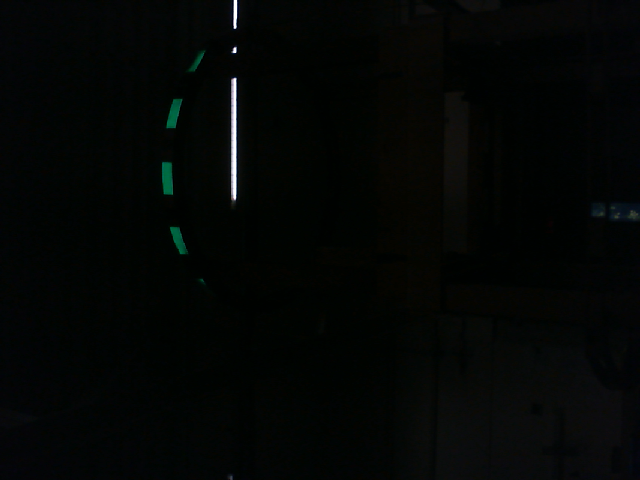
#> input picture Interpolation/Interpolation_images/106.25_images/106.25_11.0.png, 640 x 480 px, given in place of the camera
$ python main.py
#> lines starting #> are read from the running program, lines starting #| are printed output that depends on the picture; after the words box and inside, x2 and y2 are one past the last pixel; in counts of white or black regions, pixels touching at a corner belong together; long printed decimals are rounded
# desmos: https://www.desmos.com/calculator/ehu1yvja9z
# spreadsheet: https://docs.google.com/spreadsheets/d/1d8-onbCrB8yX4l5LnZqRzTZSysHMrqlJEVc6LUvenfE/edit?usp=sharing
# equation of best fit: y = (36.75131166 * (math.e ** (0.002864827 * cx))) + 18.65849

import math
import imutils
import numpy as np
import cv2
import glob

cap = cv2.VideoCapture(0)
cap.set(cv2.CAP_PROP_EXPOSURE,-13)

while True:

    ret, frame = cap.read()
#> frame is the input picture: shape (480, 640, 3); mean B, G, R 4.3, 5.9, 3.4
    h, w, _ = frame.shape
#> h = 480; w = 640
    cam_x = int((w / 2) - 0.5)
#> cam_x = 319
    cam_y = int((h / 2) - 0.5)
#> cam_y = 239
    cam_center = (cam_x, cam_y)
#> cam_center = (319, 239)

    img = frame.copy()
    blur = cv2.blur(img, (4, 4))

    hsv = cv2.cvtColor(blur, cv2.COLOR_BGR2HSV)
#> hsv: shape (480, 640, 3); mean H, S, V 69.5, 164.1, 6.3
    gray = cv2.cvtColor(hsv, cv2.COLOR_BGR2GRAY)
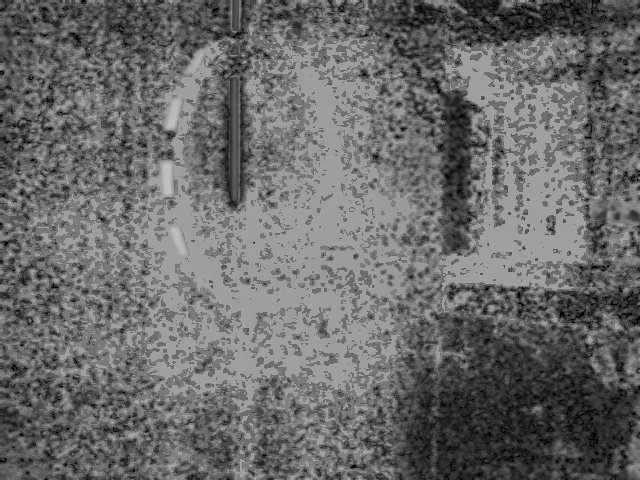
#> gray: shape (480, 640); min 0, max 191, mean 106.2

    # mask = cv2.inRange(hsv, lower_bound, upper_bound)
    mask = cv2.inRange(hsv, (0, 200, 17), (255, 255, 255))
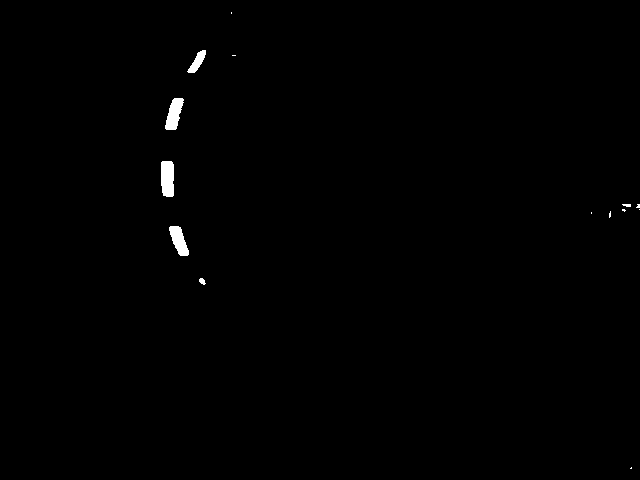
#> mask: shape (480, 640); 0.48% white; 14 white regions (8 under 20 px)
    result = cv2.bitwise_and(frame, frame, mask=mask)

    contours = cv2.findContours(mask.copy(), cv2.RETR_EXTERNAL, cv2.CHAIN_APPROX_SIMPLE)
#> contours = 14 contours, 9 with area under 20; largest, box (x1, y1, x2, y2) and area: (161, 161, 174, 197) 396, (165, 98, 184, 130) 340, (169, 226, 189, 256) 317, (187, 50, 206, 73) 170, (199, 278, 206, 285) 23
    contours = imutils.grab_contours(contours)

    if len(contours) != 0:
        c = max(contours, key=cv2.contourArea)
#> c = contour of 19 points, box (x1, y1, x2, y2) (161, 161, 174, 197), area 396
        M = cv2.moments(c)
#> M = moments, m00 396.5, centre m10/m00, m01/m00 = (167.1, 178)
        if M["m00"] != 0:
            cx = int(M["m10"] / M["m00"])  # (testing)
#> cx = 167
            cy = int(M["m01"] / M["m00"])
#> cy = 178
        else:
            cx, cy = 0, 0
        center = (cx, cy)
#> center = (167, 178)
        print(cx)
#| 167
        area = cv2.contourArea(c)
#> area = 396.5
        x, y, w, h = cv2.boundingRect(c)
#> x = 161; y = 161; w = 13; h = 36
        cv2.rectangle(frame, (x, y), (x + w, y + h), (0, 255, 255), 1)
#> frame: shape (480, 640, 3); 0.03% of pixels changed, all inside (x1, y1, x2, y2) = (161, 161, 175, 198)
        cv2.circle(frame, center, 1, (0, 255, 255), -1)
#> frame: shape (480, 640, 3); mean B, G, R 4.3, 5.9, 3.5
        distance = (36.75131166 * (math.e ** (0.002864827 * cx))) + 18.65849
#> distance = 77.96

        print(str(distance))
#| 77.958

        cv2.imshow('Original', frame)
        # cv2.imshow('Mask', mask)
        key = cv2.waitKey(200)
#> (key Esc is pressed here)
        if key == 27:
            break

cap.release()
cv2.destroyAllWindows()
